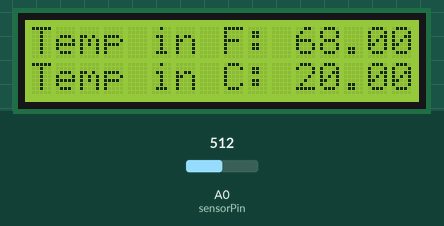
This sketch was run on a simulated Arduino Uno, built with avr-gcc and run on an emulated ATmega328P. Shown: 16×2 character LCD. Inputs (shaded band) come from the test bench; at power-on: A0 (sensorPin) = 512.

Above: at 1.2 s.
1.3 s: A0 (sensorPin) set to 716
At 2.4 s:
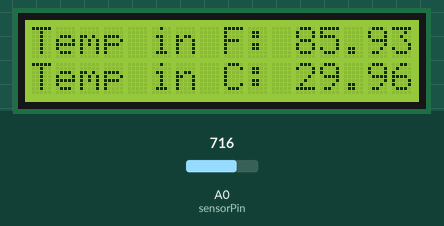
4.0 s: A0 (sensorPin) set to 900
At 5.1 s:
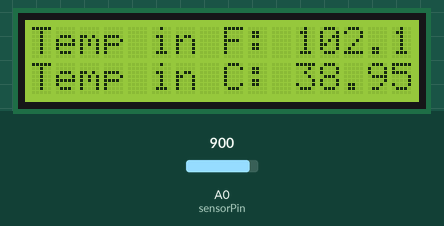
6.7 s: A0 (sensorPin) set to 1023
At 9.4 s:
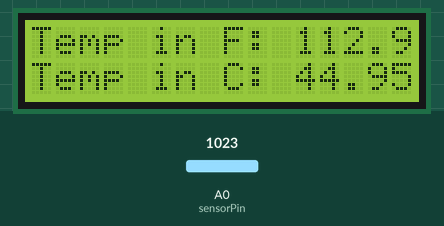
Timing chart, 0 to 10.9 s (numbered marks = the images above; inputs shaded):
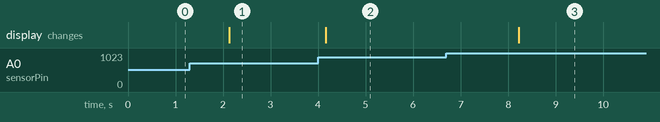

Measured:
- after the input at 1.3 s, the display: changes after 0.83 s (image 1)
- after the input at 4.0 s, the display: changes after 0.16 s (image 2)
- after the input at 6.7 s, the display: changes after 1.5 s (image 3)

The sketch:

temp_lcd.ino
```cpp
#include <Wire.h>
#include <LiquidCrystal_I2C.h>

#define sensorPin A0
// create object and set his address
// 0x27 and 16 characters in 2 lines
LiquidCrystal_I2C lcd(0x27,16,2);


void setup()
{
  lcd.init();// initialise display
  lcd.backlight(); // backlight on

}

void loop()
{
  int reading = analogRead(sensorPin);
  float voltage = reading * 5.0;
  voltage /=1024.0;
// fixing math
// float temperatureC = (voltage - 0.5) * 100;
  float temperatureC = (voltage - 0.5) * 10;
  float temperatureF = (temperatureC * 9.0 / 5.0) +32.0;

  lcd.setCursor(0,0);
  lcd.print("Temp in F:");
  lcd.setCursor(11,0);
  lcd.print(temperatureF);

  lcd.setCursor(0,1);
  lcd.print("Temp in C:");
  lcd.setCursor(11,1);
  lcd.print(temperatureC);

  delay(2000);
}
```
